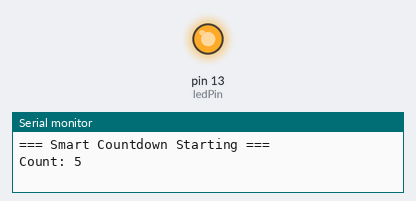
A sketch run on a simulated Arduino Uno, built with avr-gcc and run on an emulated ATmega328P. On the bench: output pins drawn as LEDs (lit = HIGH), the last lines printed to the serial monitor.

Above: at 0.1 s.
At 13.9 s:
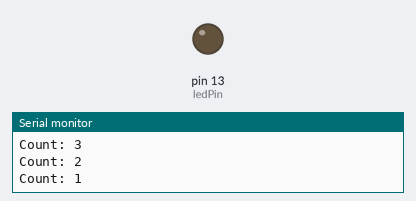
Timing chart, 0 to 15.4 s (numbered marks = the images above):
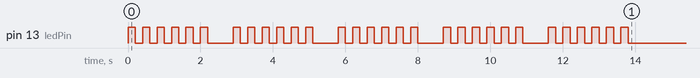

The sketch:

sketch_jun22a.ino
```cpp
int startValue = 5;
int ledPin = 13;

void setup() {
  pinMode(ledPin, OUTPUT);

  Serial.begin(8000); // Serial Monitor Initialization
  Serial.println("=== Smart Countdown Starting ===");

  int count = startValue;
  while (count != 0) {
    Serial.print("Count: ");
    Serial.println(count);

    flashLED(6); // flashes LED Pin
    delay(500);

    count = count - 1;
  }

  Serial.println("=== Countdown Complete ===");
}

void loop() {
  // put your main code here, to run repeatedly:
}

void flashLED(int times) {
  for (int i = 0; i < times; i++) {
    digitalWrite(ledPin, HIGH); // LED ON
    delay(200);
    digitalWrite(ledPin, LOW);  // LED OFF
    delay(200);
  }
}
```
